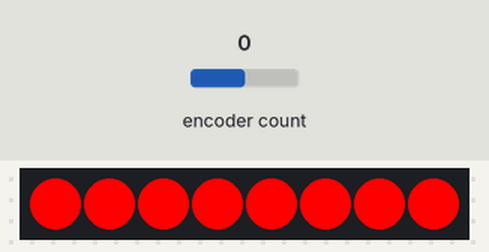
Recording of a sketch running on a simulated Arduino Uno, built with avr-gcc and run on an emulated ATmega328P. Parts: 8 RGB LEDs in strip order, left to right. Inputs (shaded band) come from the test bench; at power-on: encoder count 0. Dim RGB values are drawn brighter than linear.

Above: at 1.2 s.
1.3 s: encoder count set to 4
At 2.5 s:
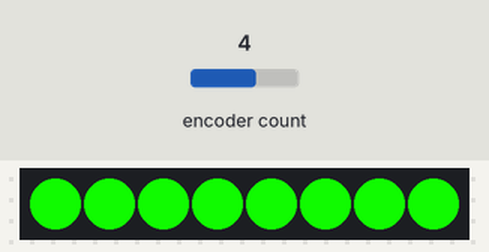
2.8 s: encoder count set to 8
At 3.8 s:
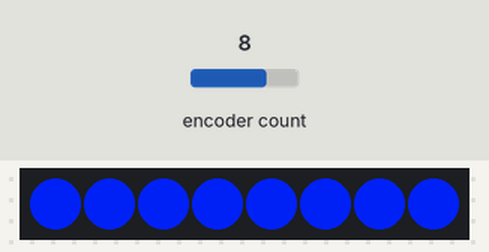
4.3 s: encoder count set to 7
At 4.9 s:
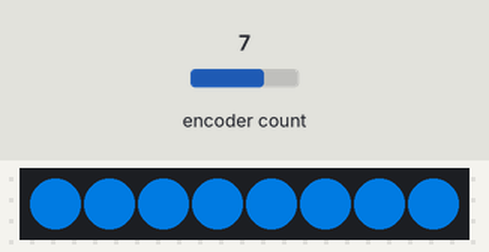
5.8 s: encoder count set to 6
At 6.1 s:
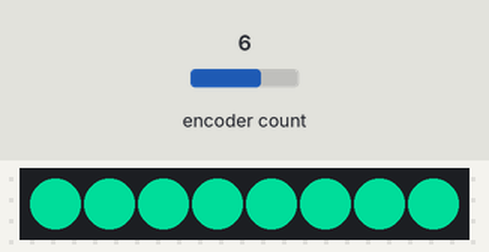
7.3 s: encoder count set to 10
At 8.4 s:
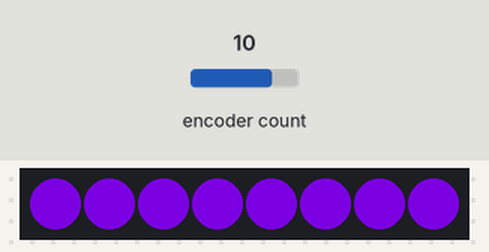
8.8 s: encoder count set to 11
At 9.6 s:
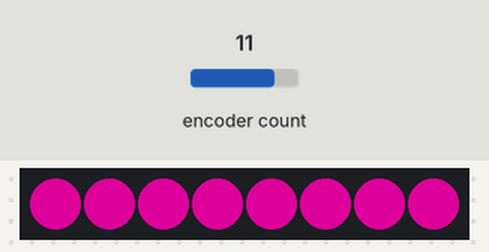
Timing chart, 0 to 11.3 s (numbered marks = the images above; inputs shaded):
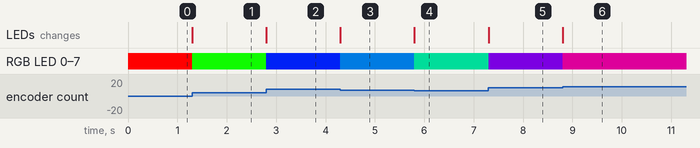

Measured:
- after the input at 1.3 s, RGB LED 0–7: RGB(255, 0, 0) → RGB(15, 240, 0) at once; the LEDs: change at once (image 1)
- after the input at 2.8 s, RGB LED 0–7: RGB(15, 240, 0) → RGB(0, 30, 225) at once; the LEDs: change at once (image 2)
- after the input at 4.3 s, RGB LED 0–7: RGB(0, 30, 225) → RGB(0, 90, 165) at once; the LEDs: change at once (image 3)
- after the input at 5.8 s, RGB LED 0–7: RGB(0, 90, 165) → RGB(0, 150, 105) at once; the LEDs: change at once (image 4)
- after the input at 7.3 s, RGB LED 0–7: RGB(0, 150, 105) → RGB(90, 0, 165) at once; the LEDs: change at once (image 5)
- after the input at 8.8 s, RGB LED 0–7: RGB(90, 0, 165) → RGB(150, 0, 105) at once; the LEDs: change at once (image 6)

The sketch:

colorWheel.ino
```cpp
#include <Adafruit_NeoPixel.h>
#include <Encoder.h>

Encoder myEnc(5, 6);

Adafruit_NeoPixel strip = Adafruit_NeoPixel(8, 8, NEO_GRB + NEO_KHZ800);

void setup() {
  strip.begin();
  strip.show();
}

long oldPosition  = -999;

void loop() {
  long newPosition = myEnc.read();
  if (newPosition != oldPosition) {
    oldPosition = newPosition;

    for(int i = 0 ; i < 8; i++){
      strip.setPixelColor(i, Wheel((newPosition*5) & 255));
    }

    strip.show();

  }

}

// Input a value 0 to 255 to get a color value.
// The colours are a transition r - g - b - back to r.
uint32_t Wheel(byte WheelPos) {
  WheelPos = 255 - WheelPos;
  if(WheelPos < 85) {
    return strip.Color(255 - WheelPos * 3, 0, WheelPos * 3);
  }
  if(WheelPos < 170) {
    WheelPos -= 85;
    return strip.Color(0, WheelPos * 3, 255 - WheelPos * 3);
  }
  WheelPos -= 170;
  return strip.Color(WheelPos * 3, 255 - WheelPos * 3, 0);
}
```
